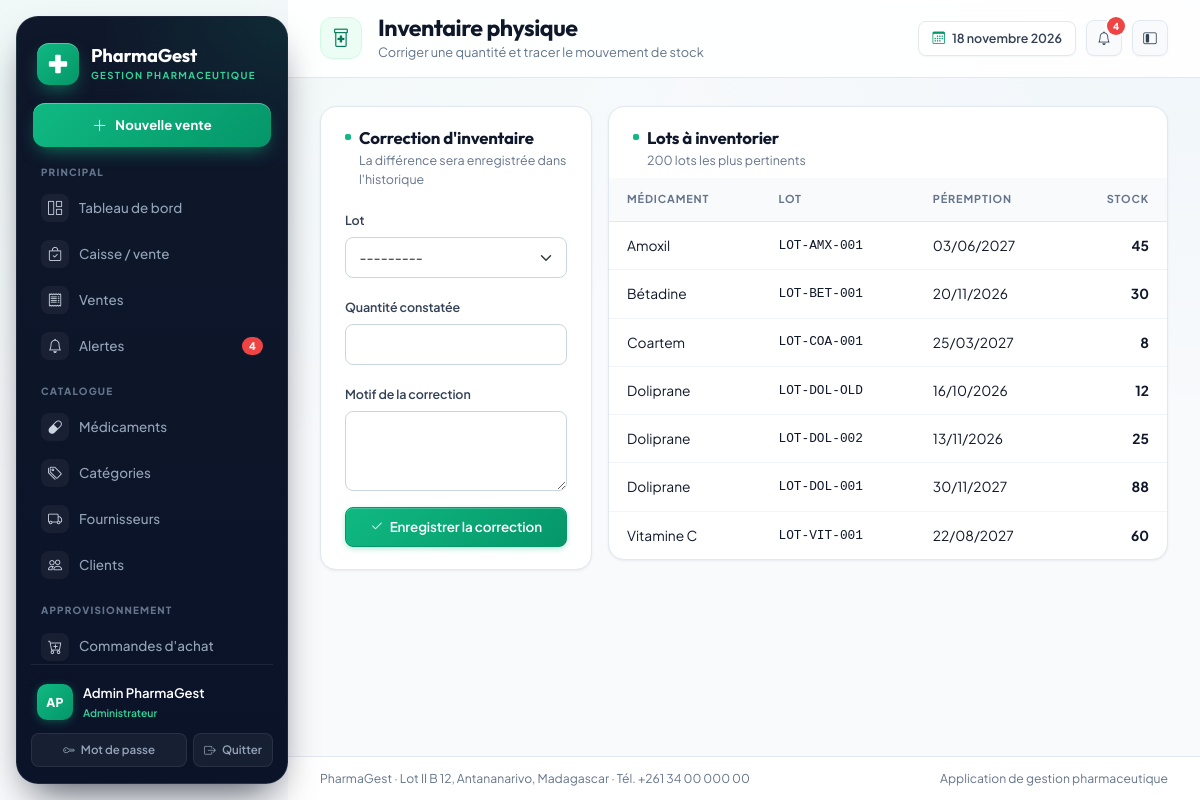
/stock/inventaire/ (signed in), run on an earlier commit of the app's database.
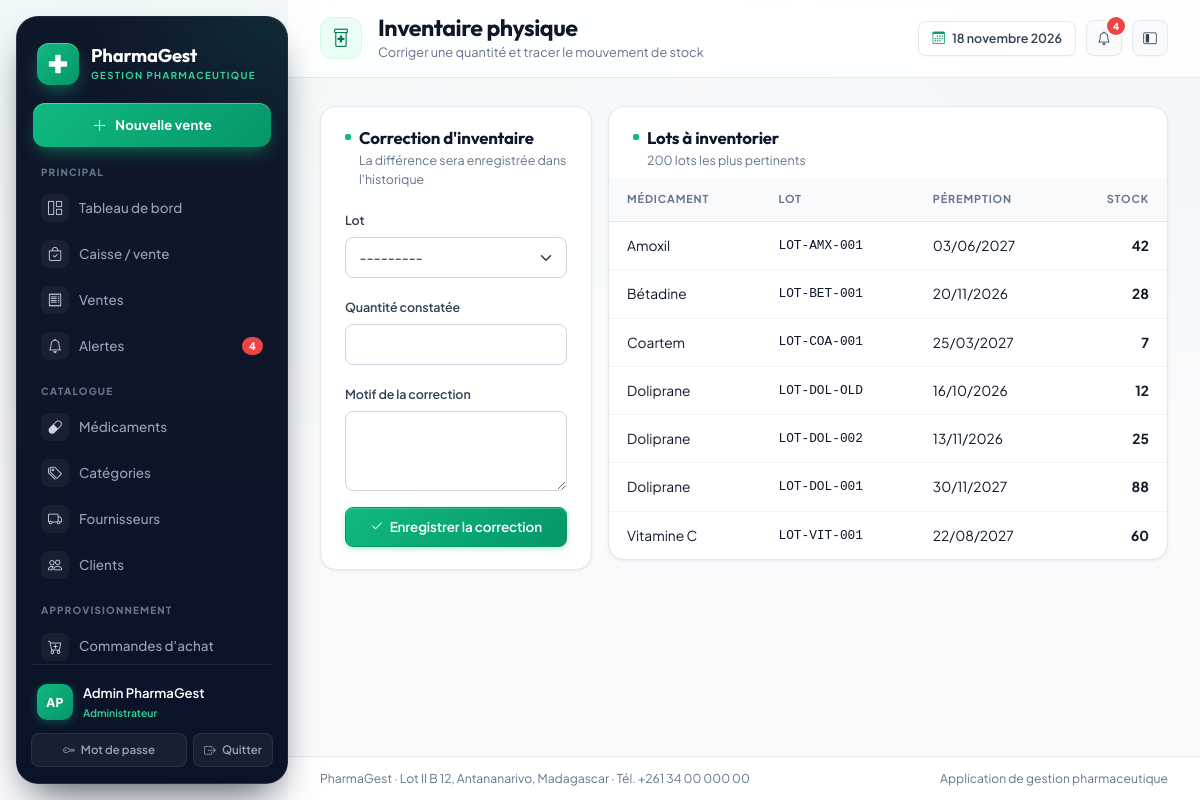
And on a later commit of the database.
### gestion/models.py (models this page shows, shortened)
class LotStock(models.Model):
    medicament = models.ForeignKey(
        Medicament,
        verbose_name="médicament",
        on_delete=models.PROTECT,
        related_name="lots",
    )
    numero_lot = models.CharField("numéro de lot", max_length=80)
    date_peremption = models.DateField("date de péremption")
    quantite = models.PositiveIntegerField("quantité disponible", default=0)
    quantite_recue = models.PositiveIntegerField("quantité reçue", default=0)
    date_reception = models.DateField("date de réception", default=timezone.localdate)
    bloque = models.BooleanField("bloqué", default=False)
    date_creation = models.DateTimeField("date de création", auto_now_add=True)
    class Meta:
        verbose_name = "lot de stock"
        verbose_name_plural = "lots de stock"
        ordering = ["date_peremption", "numero_lot"]
        constraints = [
            models.UniqueConstraint(
                fields=["medicament", "numero_lot", "date_peremption"],
                name="lot_unique_par_medicament",
            )
        ]
    def __str__(self):
        return f"{self.medicament.nom_commercial} - lot {self.numero_lot}"

class Medicament(models.Model):
    class Statut(models.TextChoices):
        ACTIF = "ACTIF", "Actif"
        ARCHIVE = "ARCHIVE", "Archivé"
    nom_commercial = models.CharField("nom commercial", max_length=180)
    denomination_generique = models.CharField(
        "dénomination générique", max_length=180, blank=True
    )
    categorie = models.ForeignKey(
        Categorie,
        verbose_name="catégorie",
        on_delete=models.PROTECT,
        related_name="medicaments",
    )
    forme_pharmaceutique = models.CharField(
        "forme pharmaceutique", max_length=80, blank=True
    )
    dosage = models.CharField("dosage", max_length=80, blank=True)
    laboratoire = models.CharField("laboratoire", max_length=160, blank=True)
    code_barres = models.CharField(
        "code-barres", max_length=80, unique=True, null=True, blank=True
    )
    photo = models.ImageField(
        "photo",
        upload_to="medicaments/%Y/%m/",
        blank=True,
        null=True,
        validators=[
            FileExtensionValidator(["jpg", "jpeg", "png", "webp"]),
            valider_taille_image,
        ],
    )
    prix_achat = models.DecimalField(
        "prix d'achat",
        max_digits=12,
        decimal_places=2,
        validators=[MinValueValidator(Decimal("0.01"))],
    )
    prix_vente = models.DecimalField(
        "prix de vente",
        max_digits=12,
        decimal_places=2,
        validators=[MinValueValidator(Decimal("0.01"))],
    )
    seuil_alerte = models.PositiveIntegerField("seuil d'alerte", default=10)
    statut = models.CharField(
        "statut", max_length=10, choices=Statut.choices, default=Statut.ACTIF
    )
    date_creation = models.DateTimeField("date de création", auto_now_add=True)
    date_modification = models.DateTimeField("date de modification", auto_now=True)
    class Meta:
        verbose_name = "médicament"
        verbose_name_plural = "médicaments"
        ordering = ["nom_commercial"]
        indexes = [
            models.Index(fields=["nom_commercial"]),
            models.Index(fields=["code_barres"]),
        ]

### gestion/views.py (the view, shortened to what this page needs)
# urls.py: path("stock/inventaire/", views.inventaire, name="inventaire"),
@role_requis(*GESTION_STOCK)
def inventaire(request):
    form = AjustementStockForm(request.POST or None)
    return render(
        request,
        "gestion/inventaire.html",
        {
            "form": form,
            "lots": LotStock.objects.select_related("medicament").order_by(
                "medicament__nom_commercial", "date_peremption"
            )[:200],
        },
    )

### gestion/forms.py (shortened to what this page needs)
class AjustementStockForm(BootstrapMixin, forms.Form):
    lot = forms.ModelChoiceField(
        queryset=LotStock.objects.select_related("medicament").all(),
        label="Lot",
    )
    nouvelle_quantite = forms.IntegerField(
        label="Quantité constatée", min_value=0
    )
    motif = forms.CharField(
        label="Motif de la correction",
        widget=forms.Textarea(attrs={"rows": 2}),
    )

### gestion/models.py (called while the page is built)
    @property
    def nom_complet(self):
        return self.get_full_name() or self.username

    @property
    def est_admin(self):
        return self.is_superuser or self.role == self.Role.ADMIN

    @property
    def peut_vendre(self):
        return self.est_admin or self.role in {
            self.Role.PHARMACIEN,
            self.Role.CAISSIER,
        }

    @property
    def peut_voir_rapports(self):
        return self.est_admin or self.role in {
            self.Role.PHARMACIEN,
            self.Role.RESPONSABLE,
        }

### templates/gestion/inventaire.html (shortened to what this page needs)
{% extends "gestion/base.html" %}
{% load gestion_extras %}
{% block page_title %}Inventaire physique{% endblock %}
{% block page_subtitle %}Corriger une quantité et tracer le mouvement de stock{% endblock %}
{% block contenu %}
<div class="row g-3">
  <div class="col-lg-4">
    <div class="pg-card sticky-top" style="top:100px">
      <div class="pg-card-header">
        <div>
          <h3 class="pg-card-title">Correction d'inventaire</h3>
          <p class="pg-card-sub">La différence sera enregistrée dans l'historique</p>
        </div>
      </div>
      <div class="pg-card-body">
        <form method="post" novalidate>
          {% for field in form %}
          <div class="mb-3">
            <label class="form-label" for="{{ field.id_for_label }}">{{ field.label }}</label>
            {{ field }}
          </div>
          {% endfor %}
          <button class="btn btn-primary w-100" type="submit"><i class="bi bi-check2 me-1"></i> Enregistrer la correction</button>
        </form>
      </div>
    </div>
  </div>
  <div class="col-lg-8">
    <div class="pg-card">
      <div class="pg-card-header">
        <div>
          <h3 class="pg-card-title">Lots à inventorier</h3>
          <p class="pg-card-sub">200 lots les plus pertinents</p>
        </div>
      </div>
      <div class="pg-table-wrap mt-2">
        <table class="table table-hover align-middle">
          <thead><tr><th>Médicament</th><th>Lot</th><th>Péremption</th><th class="text-end">Stock</th></tr></thead>
          <tbody>
            {% for lot in lots %}
            <tr>
              <td>{{ lot.medicament.nom_commercial }}</td>
              <td class="pg-mono">{{ lot.numero_lot }}</td>
              <td>{{ lot.date_peremption|date:"d/m/Y" }}</td>
              <td class="text-end fw-bold">{{ lot.quantite }}</td>
            </tr>
            {% empty %}
            <tr><td colspan="4" class="pg-empty"><i class="bi bi-boxes"></i>Aucun lot.</td></tr>
            {% endfor %}
          </tbody>
        </table>
      </div>
    </div>
  </div>
</div>
{% endblock %}

What changed in the data, as far as the page shows it:
changed LotStock "LOT-AMX-001": quantite "45" → "42"
changed LotStock "LOT-BET-001": quantite "30" → "28"
changed LotStock "LOT-COA-001": quantite "8" → "7"
